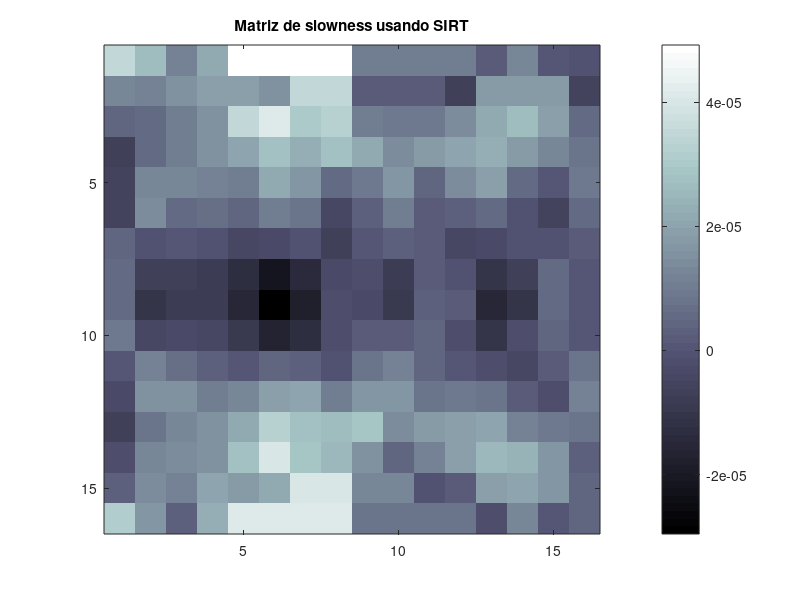
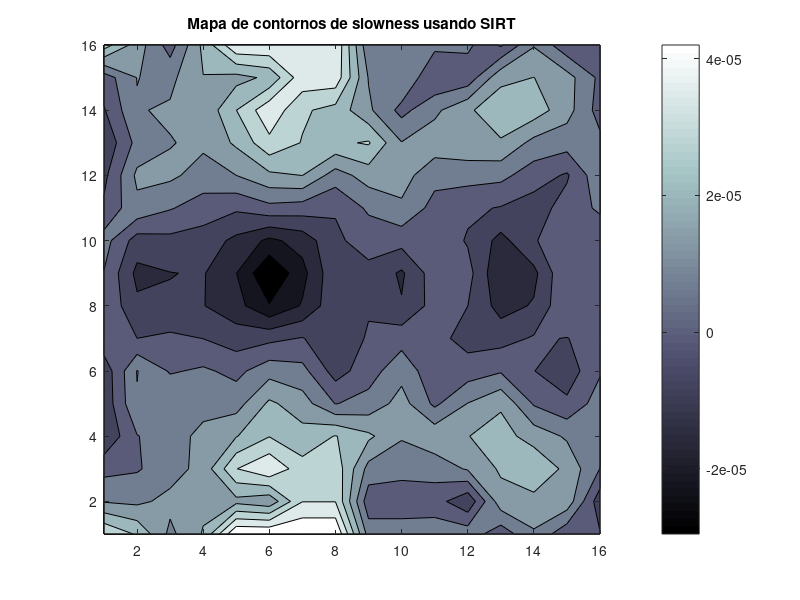
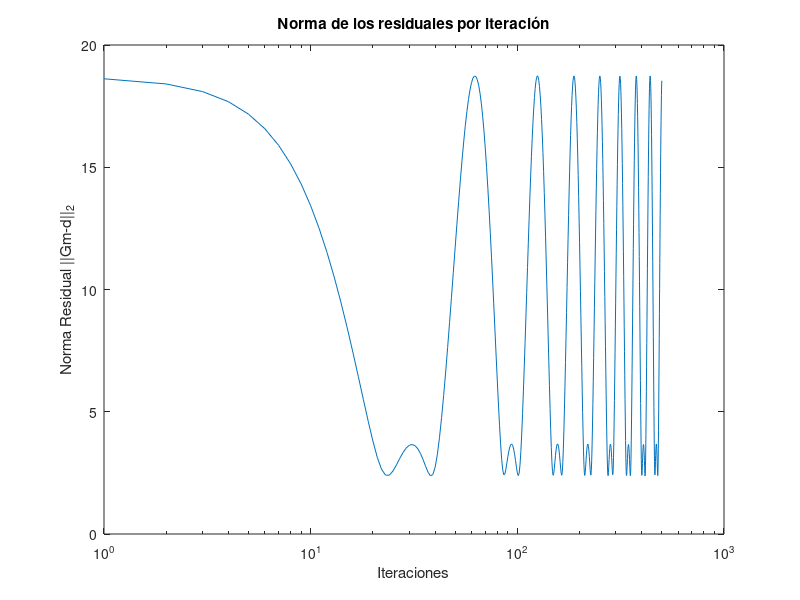
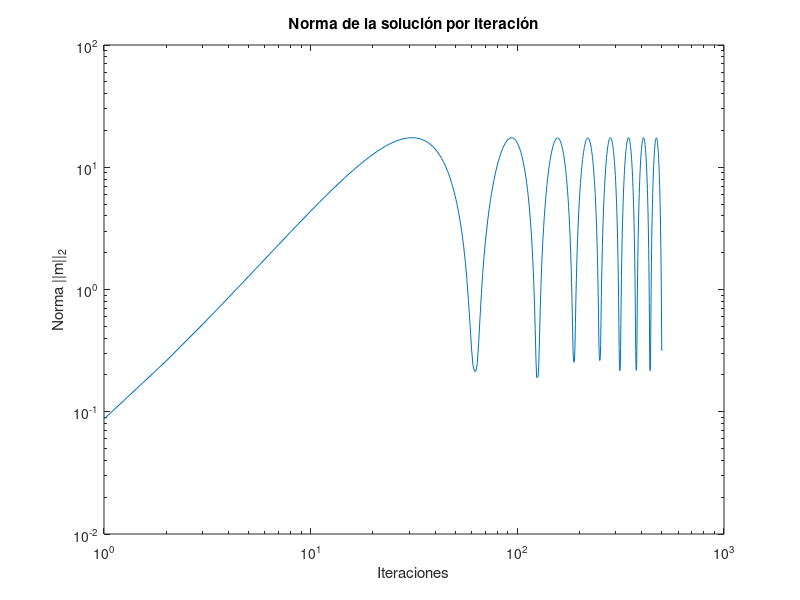

Reproduce these figures in MATLAB, in order.
close all
clear all
clc
load ('jitorres_crosswell.mat')
sigma=0.5;
for i=1:256
v(i)=1/sigma ;
end
%Matriz
W=diag(v,0);
Gw=W*G;
dw=W*dn;
%Algoritmo SIRT
%G1=Gw>0;
G1=Gw~=0;
m=zeros(256,1);
N=zeros(256,1);
L=zeros(256,1);
tic
for i=1:256
    N(i)=sum(G1(i,:));
    L(i)=sum(Gw(i,:));
end
res=1;
l=100;
K=sum(G1,1);
Delta=zeros(256,1);
for z=1:500
for i=1:256
    q=G1(i,:)*m;
    tiempos=dw(i)/L(i) - q/(l*N(i));
    Delta=Delta+tiempos*G1(i,:)';
end
m=m+Delta./K';
res(z)=norm(G1*m-dw);
res1(z)=norm(m,1);
end
m_escalado = m/100;
toc
figure, imagesc(reshape(m_escalado,16,16))
title('Matriz de slowness usando SIRT')
colormap bone
colorbar
figure, contourf(reshape(m_escalado,16,16))
title('Mapa de contornos de slowness usando SIRT')
colormap bone
colorbar
figure, semilogx(res)
title('Norma de los residuales por iteración')
xlabel('Iteraciones')
ylabel('Norma Residual ||Gm-d||_2')
figure, loglog(res1)
title('Norma de la solución por iteración')
xlabel('Iteraciones')
ylabel('Norma ||m||_2')